Frame 1 (no input): blank canvas, image omitted
Frame 60 (no input): blank canvas, image omitted
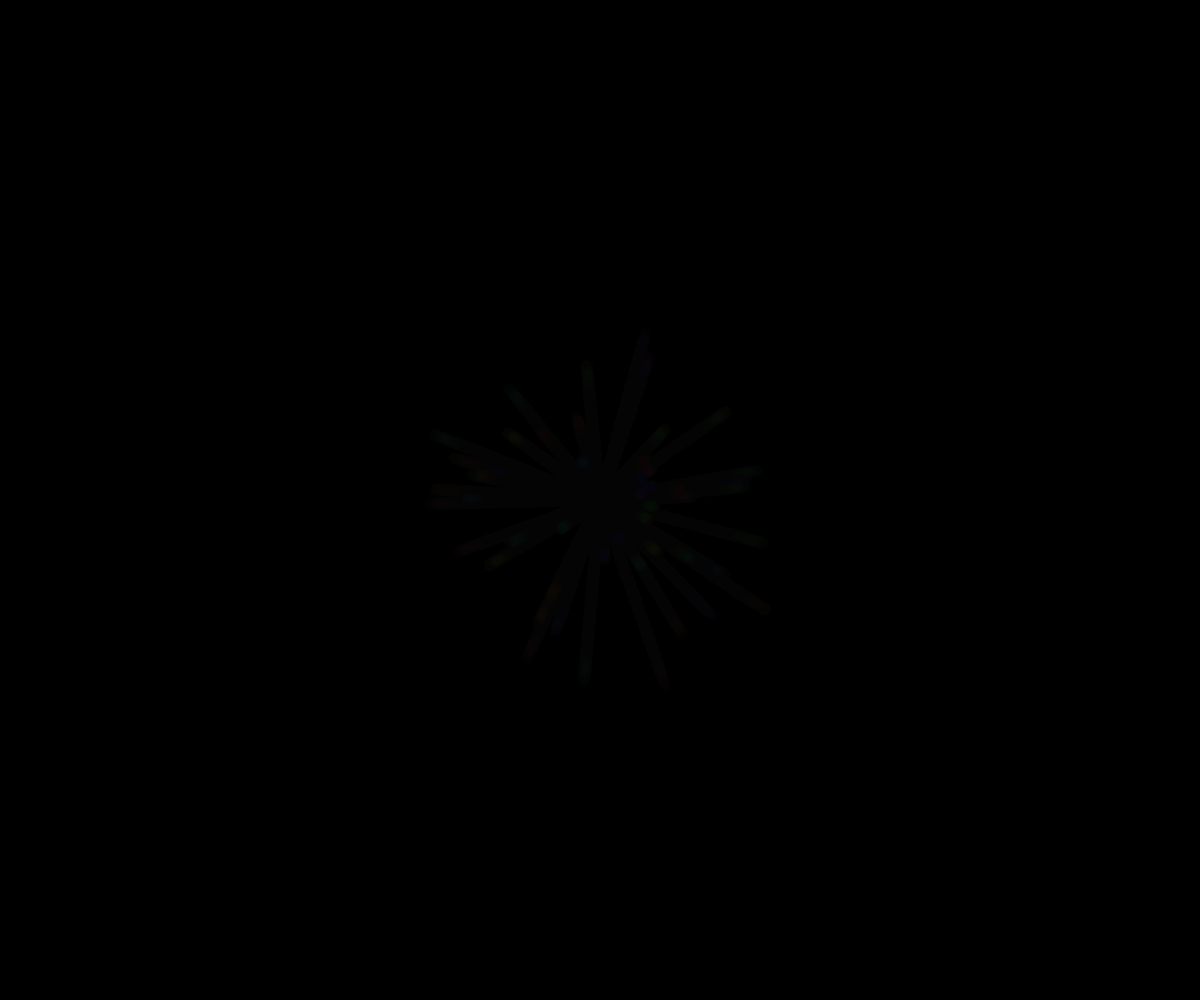
Frame 120 (the mouse pressed at the canvas centre since frame 60)

The p5.js sketch whose frames 1 and 60 were blank and that drew this single picture after the mouse press (run headless with seeded random() and noise() and a simulated clock; from frame 60 on, the mouse is pressed at the canvas centre):

// p5.js sketch
// ── sketch.js
let particleSystems = [];

function setup() {
  createCanvas(windowWidth, windowHeight);
  colorMode(HSB, 360, 100, 100, 100);
  background(0);
}

function draw() {
  background(0, 0, 0, 10); // Fading background

  for (let i = particleSystems.length - 1; i >= 0; i--) {
    let ps = particleSystems[i];
    ps.run();
    if (ps.isDead()) {
      particleSystems.splice(i, 1);
    }
  }
}

function mouseDragged() {
  particleSystems.push(new ParticleSystem(createVector(mouseX, mouseY)));
}

function mousePressed() {
  particleSystems.push(new ParticleSystem(createVector(mouseX, mouseY)));
}

class ParticleSystem {
  constructor(position) {
    this.origin = position.copy();
    this.particles = [];
    for (let i = 0; i < 50; i++) {
      this.particles.push(new Particle(this.origin));
    }
  }

  run() {
    for (let i = this.particles.length - 1; i >= 0; i--) {
      let p = this.particles[i];
      p.run();
      if (p.isDead()) {
        this.particles.splice(i, 1);
      }
    }
  }

  isDead() {
    return this.particles.length === 0;
  }
}

class Particle {
  constructor(position) {
    this.origin = position.copy();
    this.pos = position.copy();
    this.vel = p5.Vector.random2D().mult(random(2, 10));
    this.acc = createVector(0, 0);
    this.lifespan = 100;
    this.hue = random(360);
  }

  run() {
    this.update();
    this.display();
  }

  update() {
    this.vel.add(this.acc);
    this.pos.add(this.vel);
    this.lifespan -= 2.5;
    this.vel.mult(0.96); // Friction
  }

  display() {
    noStroke();
    fill(this.hue, 90, 90, this.lifespan);
    ellipse(this.pos.x, this.pos.y, 12, 12);
  }

  isDead() {
    return this.lifespan < 0;
  }
}

function windowResized() {
  resizeCanvas(windowWidth, windowHeight);
  background(0);
}
